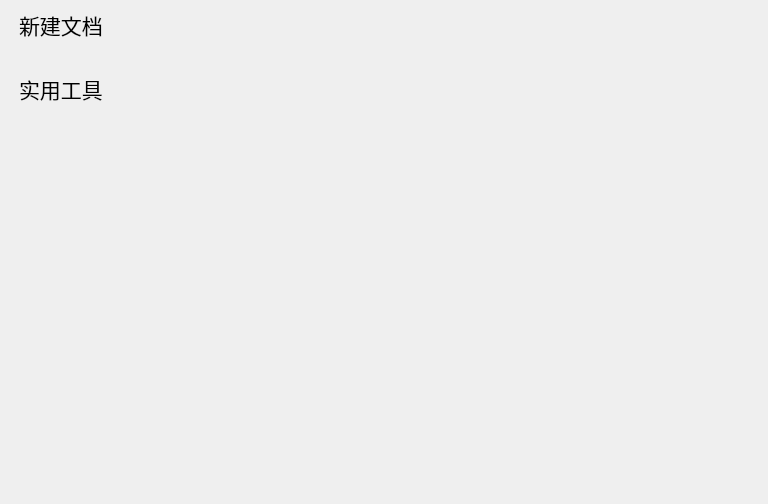
<?xml version="1.0" encoding="UTF-8"?>
<ui version="4.0">
 <class>YouJianPage</class>
 <widget class="QWidget" name="YouJianPage">
  <property name="geometry">
   <rect>
    <x>0</x>
    <y>0</y>
    <width>768</width>
    <height>504</height>
   </rect>
  </property>
  <property name="sizePolicy">
   <sizepolicy hsizetype="Preferred" vsizetype="Preferred">
    <horstretch>0</horstretch>
    <verstretch>0</verstretch>
   </sizepolicy>
  </property>
  <property name="windowTitle">
   <string>Form</string>
  </property>
  <layout class="QGridLayout" name="gridLayout">
   <property name="leftMargin">
    <number>0</number>
   </property>
   <property name="topMargin">
    <number>0</number>
   </property>
   <property name="rightMargin">
    <number>0</number>
   </property>
   <property name="bottomMargin">
    <number>0</number>
   </property>
   <property name="horizontalSpacing">
    <number>0</number>
   </property>
   <item row="0" column="0">
    <widget class="QScrollArea" name="scrollArea">
     <property name="frameShape">
      <enum>QFrame::NoFrame</enum>
     </property>
     <property name="widgetResizable">
      <bool>true</bool>
     </property>
     <widget class="QWidget" name="scrollAreaWidgetContents">
      <property name="geometry">
       <rect>
        <x>0</x>
        <y>0</y>
        <width>768</width>
        <height>504</height>
       </rect>
      </property>
      <property name="sizePolicy">
       <sizepolicy hsizetype="Preferred" vsizetype="Expanding">
        <horstretch>0</horstretch>
        <verstretch>0</verstretch>
       </sizepolicy>
      </property>
      <layout class="QVBoxLayout" name="verticalLayout_2">
       <property name="leftMargin">
        <number>19</number>
       </property>
       <property name="rightMargin">
        <number>19</number>
       </property>
       <item>
        <widget class="QLabel" name="label">
         <property name="font">
          <font>
           <pointsize>16</pointsize>
          </font>
         </property>
         <property name="text">
          <string>新建文档</string>
         </property>
        </widget>
       </item>
       <item>
        <widget class="QWidget" name="widget" native="true">
         <property name="sizePolicy">
          <sizepolicy hsizetype="Preferred" vsizetype="Preferred">
           <horstretch>0</horstretch>
           <verstretch>0</verstretch>
          </sizepolicy>
         </property>
         <property name="minimumSize">
          <size>
           <width>0</width>
           <height>0</height>
          </size>
         </property>
         <layout class="QVBoxLayout" name="verticalLayout">
          <property name="leftMargin">
           <number>0</number>
          </property>
          <property name="topMargin">
           <number>0</number>
          </property>
          <property name="rightMargin">
           <number>0</number>
          </property>
          <property name="bottomMargin">
           <number>0</number>
          </property>
          <item>
           <layout class="QGridLayout" name="gridLayout_3" rowminimumheight="0">
            <property name="sizeConstraint">
             <enum>QLayout::SetDefaultConstraint</enum>
            </property>
            <property name="leftMargin">
             <number>18</number>
            </property>
            <property name="topMargin">
             <number>10</number>
            </property>
            <property name="rightMargin">
             <number>18</number>
            </property>
            <property name="bottomMargin">
             <number>10</number>
            </property>
            <property name="verticalSpacing">
             <number>20</number>
            </property>
           </layout>
          </item>
         </layout>
        </widget>
       </item>
       <item>
        <widget class="QLabel" name="label_2">
         <property name="font">
          <font>
           <pointsize>16</pointsize>
          </font>
         </property>
         <property name="text">
          <string>实用工具</string>
         </property>
        </widget>
       </item>
       <item>
        <layout class="QGridLayout" name="gridLayout_7">
         <property name="leftMargin">
          <number>18</number>
         </property>
         <property name="topMargin">
          <number>10</number>
         </property>
         <property name="rightMargin">
          <number>18</number>
         </property>
         <property name="bottomMargin">
          <number>10</number>
         </property>
         <property name="horizontalSpacing">
          <number>8</number>
         </property>
         <property name="verticalSpacing">
          <number>10</number>
         </property>
        </layout>
       </item>
       <item>
        <spacer name="verticalSpacer">
         <property name="orientation">
          <enum>Qt::Vertical</enum>
         </property>
         <property name="sizeType">
          <enum>QSizePolicy::Expanding</enum>
         </property>
         <property name="sizeHint" stdset="0">
          <size>
           <width>20</width>
           <height>355</height>
          </size>
         </property>
        </spacer>
       </item>
      </layout>
     </widget>
    </widget>
   </item>
  </layout>
 </widget>
 <resources/>
 <connections/>
</ui>
